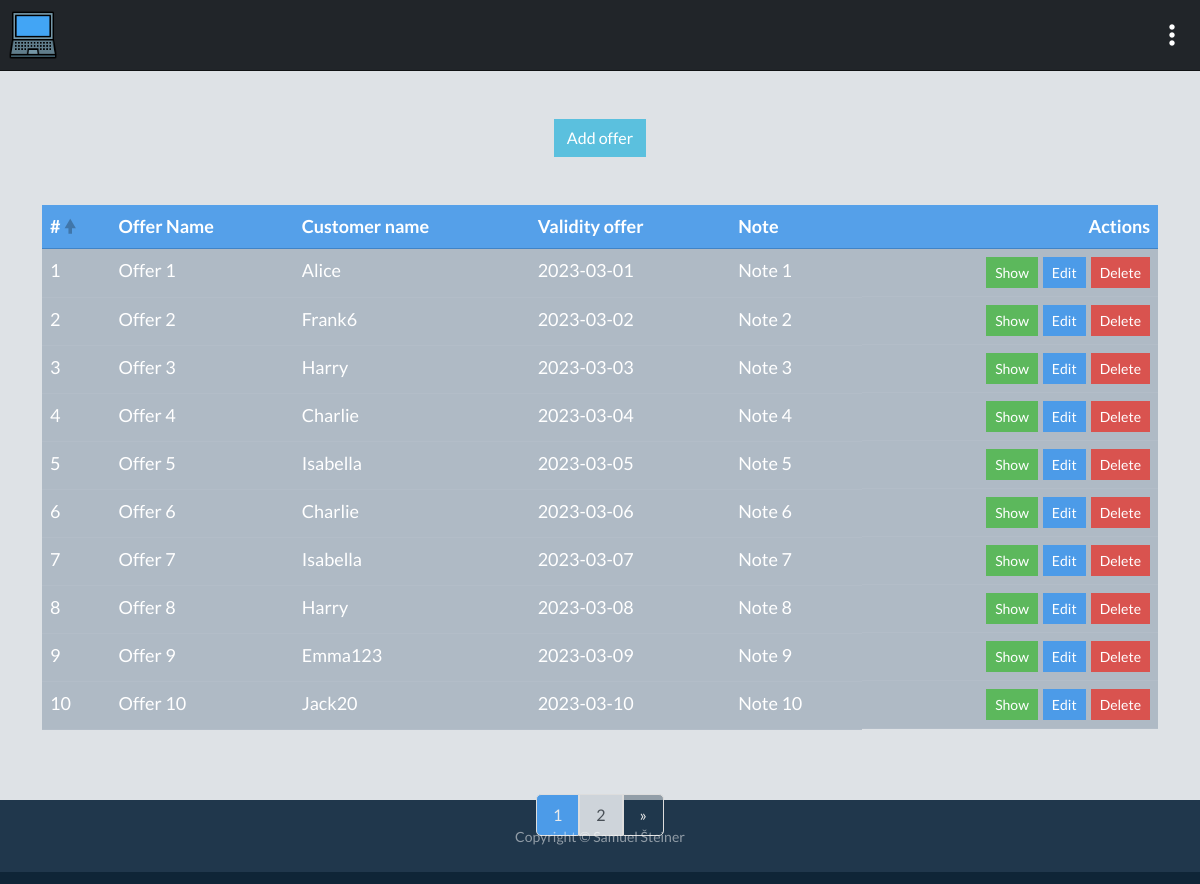
Page /home (signed in) on the committed database.
### tables this page shows
CREATE TABLE offers (
    id INT(11) NOT NULL AUTO_INCREMENT PRIMARY KEY,
    user_id INT(11) UNSIGNED,
    offer_name VARCHAR(255) NOT NULL,
    customer_name VARCHAR(50) NOT NULL,
    validity_offer DATE NOT NULL,
    note TEXT
);

### app/Controllers/HomeController.php (called while the page is built, shortened)
<?php
class HomeController extends UserController
{
    public $model;
    public function indexAction($page = 1, $sort = 'offer_id', $order = 'asc')
    {
        try
        {
            $limit = 10;
            $offset = ($page - 1) * $limit;
            $offers = $this->model->getAllOffers($limit, $offset, $sort, $order);
            $totalOffers = $this->model->getCountOffers();
            $totalPages = ceil($totalOffers / $limit);
            return require_once('../views/home.php');
        }
        catch(Exception $e) { echo 'An error occurred: ' . $e->getMessage(); }
    }
}

### app/Kernel.php (called while the page is built, shortened)
<?php
include_once __DIR__.'/Connection/config.php';
$db = Connection::connect($config);
include_once(__DIR__."/../routes/web.php");
if(!empty($route))
{
    $routes = explode('@', $route);
    $action = lcfirst($routes[1]);
}
else
{
    $controller = 'HomeController';
    $model = "HomeModel";
    $action = "indexAction";
}
$load_new = new $controller();
$model = new $model();
$load_new->model = $model;
$model->db = $db;
if($action == 'showOfferAction' || $action == 'editOfferAction' || $action == 'deleteOfferAction' || $action == 'editProductAction' || $action == 'addProductAction' || $action == 'createProductAction') {
    $index = $load_new->$action($_GET['id']);
} else {
    $index = $load_new->$action();
}

### public/index.php (called while the page is built)
<?php
include_once __DIR__.'/../app/Kernel.php';

### app/Models/HomeModel.php (called while the page is built, shortened)
<?php
class HomeModel
{
    public $db;
    public function getAllOffers($limit, $offset, $sort, $order)
    {
        try
        {
            $sortAllowed = ['id', 'offer_name', 'customer_name', 'validity_offer'];
            if (!in_array($sort, $sortAllowed))
            {
                $sort = 'id';
            }
            $orderAllowed = ['asc', 'desc'];
            $stmt = $this->db->prepare("SELECT * FROM offers ORDER BY $sort $order LIMIT :limit OFFSET :offset");
            $stmt->bindValue(':limit', $limit, PDO::PARAM_INT);
            $stmt->bindValue(':offset', $offset, PDO::PARAM_INT);
            $stmt->execute();
            return $stmt->fetchAll(PDO::FETCH_ASSOC);
        }
        catch(Exception $e) { echo 'An error occurred: ' . $e->getMessage(); }
    }
    public function getCountOffers()
    {
        try
        {
            $stmt = $this->db->prepare("SELECT COUNT(*) as total FROM offers");
            $stmt->execute();
            $result = $stmt->fetch(PDO::FETCH_ASSOC);
            return $result['total'];
        }
        catch(Exception $e) { echo 'An error occurred: ' . $e->getMessage(); }
    }
}

### views/home.php (the view, shortened to what this page needs)
<!DOCTYPE html>
<html lang="en">
<head>
    <link rel="stylesheet" href="styles/app.css">
</head>
<body class="body">
    <div id="card" class="vh-100">
        <div id="card-header" class="card-header">
            <div class="logo px-2">
                <a href="home">
                    <img src="img/logo.png" alt="logo">
                </a>
            </div>
            <div class="dropdown px-2">
                <button id="dropdown-button">
                    <img src="icons/menu.png" alt="menu">
                </button>
            </div>
        </div>
        <div class="card-body">
            <div class="container" id="white-container">
                <div class="text-center py-5">
                    <?php if (isset($_SESSION['userSession']) && $_SESSION['userSession'] == 1): ?>
                    <button id="add-offer" class="btn btn-info">Add offer</button>
                    <?php endif ?>
                </div>
                <table class="table" id="offers-table">
                    <thead id="main-thead" class="thead-dark">
                        <tr>
                            <th scope="col">
                                <a href="home?page=<?php echo $page; ?>&sort=offer_id&order=<?php echo ($sort == 'offer_id' && $order == 'asc') ? 'desc' : 'asc'; ?>">
                                    #
                                    <?php if ($sort == 'offer_id') { ?>
                                        <?php if ($order == 'asc') { ?>
                                            <span class="table-arrow-up">&#129053;</span>
                                        <?php } else { ?>
                                            <span class="table-arrow-down">&#129055;</span>
                                        <?php } ?>
                                    <?php } ?>
                                </a>
                            </th>
                            <th scope="col">
                                <a href="home?page=<?php echo $page; ?>&sort=offer_name&order=<?php echo ($sort == 'offer_name' && $order == 'asc') ? 'desc' : 'asc'; ?>">
                                    Offer Name
                                </a>
                            </th>
                            <th scope="col">
                                <a href="home?page=<?php echo $page; ?>&sort=customer_name&order=<?php echo ($sort == 'customer_name' && $order == 'asc') ? 'desc' : 'asc'; ?>">
                                    Customer name
                                </a>
                            </th>
                            <th scope="col">
                                <a href="home?page=<?php echo $page; ?>&sort=validity_offer&order=<?php echo ($sort == 'validity_offer' && $order == 'asc') ? 'desc' : 'asc'; ?>">
                                    Validity offer
                                </a>
                            </th>
                            <th scope="col">
                                <a href="home?page=<?php echo $page; ?>&sort=note&order=<?php echo ($sort == 'note' && $order == 'asc') ? 'desc' : 'asc'; ?>">
                                    Note
                                </a>
                            </th>
                            <th class="text-end" scope="col">Actions</th>
                        </tr>
                    </thead>
                    <tbody class="table-light">
                        <?php foreach ($offers as $offer): ?>
                        <tr>
                            <td scope="row"><?php echo $offer['id']; ?></td>
                            <td scope="row"><?php echo $offer['offer_name']; ?></td>
                            <td scope="row"><?php echo $offer['customer_name']; ?></td>
                            <td scope="row"><?php echo $offer['validity_offer']; ?></td>
                            <td scope="row"><?php echo $offer['note']; ?></td>
                            <td scope="row" id="td-actions">
                                <a href="offer/<?php echo $offer['id']; ?>"><button class="btn btn-sm btn-success">Show</button></a>
                                <?php if (isset($_SESSION['userSession']) && $_SESSION['userSession'] == 1): ?>
                                <a style="margin-left: 5px;" href="offer-edit/<?php echo $offer['id']; ?>"><button class="btn btn-sm btn-primary edit-offer">Edit</button></a>
                                <form style="margin-left: 5px;" method="post" action="offer-delete/<?php echo $offer['id'] ?>">
                                    <button type="submit" class="btn btn-sm btn-danger delete-offer" onclick="return confirm('Are you sure you want to delete this item?');">Delete</button>
                                </form>
                                <?php endif; ?>
                            </td>
                        </tr>
                        <?php endforeach; ?>
                    </tbody>
                </table>
                <div class="pagination py-5 d-flex justify-content-sm-center">
                    <?php for ($i = 1; $i <= $totalPages; $i++): ?>
                        <a href="home?page=<?php echo $i; ?>" <?php if ($i == $page): ?>class="active"<?php endif; ?>><?php echo $i; ?></a>
                    <?php endfor; ?>
                    <?php if ($page < $totalPages): ?>
                        <a id="next" href="home?page=<?php echo $page + 1; ?>">»</a>
                    <?php endif; ?>
                </div>
            </div>
        </div>
    </div>
    <footer class="flex-shrink-0 py-4 bg-dark text-white-50">
        <?php include_once('templates/footer.php'); ?>
    </footer>
</body>
</html>

### views/templates/footer.php
<div class="container text-center">
    <small>Copyright &copy; Samuel Šteiner</small>
</div>

### public/styles/css/content.css (style rules this page uses)
#card-header { background: var(--bs-gray-900); padding: 10px 0; justify-content: space-between; display: flex; border-bottom: 1px solid rgba(0, 0, 0, 0.5); z-index: 1; }
.logo a img { width: 50px; }
.dropdown button { position: relative; transform: translateY(-50%); top: 50%; width: 40px; border-radius: 50%; background: none; border: none; transition: .3s; }
.dropdown button img { position: relative; transform: translateX(-50%); left: 50%; width: 32px; transition: .5s; }
#card { background: var(--bs-gray-300); }
table.table { font-size: 18px; }
thead#main-thead { background: var(--bs-blue); }
.pagination { display: inline-block; }
.pagination a { color: black; float: left; padding: 8px 16px; text-decoration: none; border: 1px solid #ddd; transition: 0.3s; }
.pagination a#prev, .pagination a#next { background: rgba(32, 55, 76, 0.4); color: var(--bs-gray-100); }
.pagination a:not(.active) { background: var(--bs-gray-400); color: var(--bs-gray-700); }
.pagination a.active { color: var(--bs-gray-100); background: var(--bs-blue); }
.pagination a:first-child { border-top-left-radius: 5px; border-bottom-left-radius: 5px; }
.pagination a:last-child { border-top-right-radius: 5px; border-bottom-right-radius: 5px; }
#main-thead th a { text-decoration: none; }
.table-arrow-up, .table-arrow-down { color: rgba(32, 55, 76, 0.4); }
#white-container { color: var(--bs-gray-900); }
#td-actions { display: flex; justify-content: flex-end; }

### rows in the picture
offers: id "1", offer_name "Offer 1", customer_name "Alice", validity_offer "2023-03-01", note "Note 1"
offers: id "2", offer_name "Offer 2", customer_name "Frank6", validity_offer "2023-03-02", note "Note 2"
offers: id "3", offer_name "Offer 3", customer_name "Harry", validity_offer "2023-03-03", note "Note 3"
offers: id "4", offer_name "Offer 4", customer_name "Charlie", validity_offer "2023-03-04", note "Note 4"
offers: id "5", offer_name "Offer 5", customer_name "Isabella", validity_offer "2023-03-05", note "Note 5"
offers: id "6", offer_name "Offer 6", customer_name "Charlie", validity_offer "2023-03-06", note "Note 6"
offers: id "7", offer_name "Offer 7", customer_name "Isabella", validity_offer "2023-03-07", note "Note 7"
offers: id "8", offer_name "Offer 8", customer_name "Harry", validity_offer "2023-03-08", note "Note 8"
offers: id "9", offer_name "Offer 9", customer_name "Emma123", validity_offer "2023-03-09", note "Note 9"
offers: id "10", offer_name "Offer 10", customer_name "Jack20", validity_offer "2023-03-10", note "Note 10"
